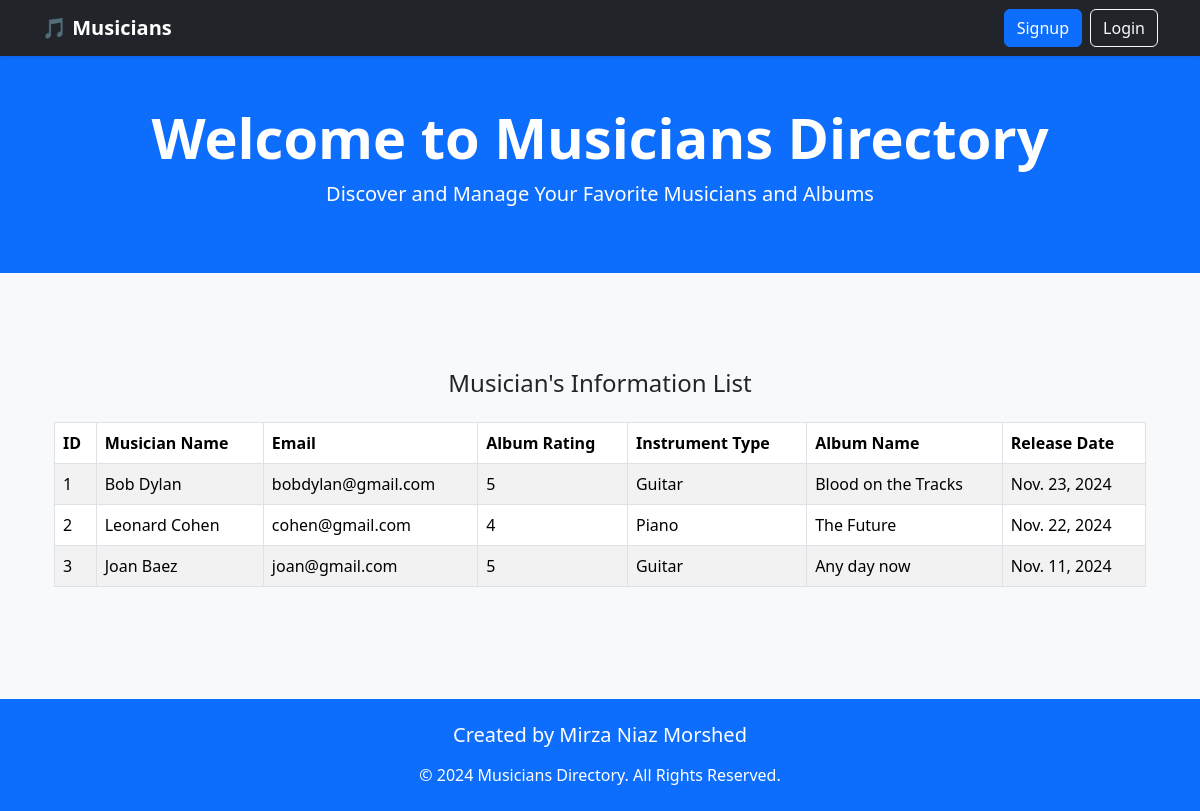
The page / on the database its author committed.
### album/models.py (models this page shows, shortened)
class Album(models.Model):
    album_name = models.CharField(max_length=50)
    musician = models.ForeignKey(Musician, on_delete=models.CASCADE, related_name='albums')
    release_date = models.DateField()
    rating = models.IntegerField(choices=[(1,1),(2,2),(3,3),(4,4),(5,5)])

### musician/models.py (models this page shows, shortened)
class Musician(models.Model):
    INSTRUMENT_CHOICES = [
        ('Guitar', 'Guitar'),
        ('Piano', 'Piano'),
        ('Drums', 'Drums'),
        ('Bass', 'Bass'),
        ('Violin', 'Violin'),
        ('Flute', 'Flute'),
    ]
    first_name  = models.CharField(max_length=50)
    last_name = models.CharField(max_length=50)
    email = models.EmailField()
    phone_no = models.CharField(max_length=12)
    instrument_type = models.CharField(max_length=50, choices=INSTRUMENT_CHOICES)

### musicians/views.py (the view)
# urls.py: path('', views.HomePageView.as_view(), name='homepage'),
class HomePageView(TemplateView):
    template_name = 'index.html'
    def get_context_data(self, **kwargs):
        context = super().get_context_data(**kwargs)
        context['albums'] = Album.objects.all()  # Retrieve all objects from MyModel
        return context

### templates/index.html (shortened to what this page needs)
{% extends "base.html" %}
{% block body %}
<section class="bg-light py-5">
    <div class="container">
        <h4 class="text-center mb-4">Musician's Information List</h4>
        <div class="table-responsive">
            <table class="table table-striped table-bordered table-hover">
                <thead class="thead-dark">
                    <tr>
                        <th scope="col">ID</th>
                        <th scope="col">Musician Name</th>
                        <th scope="col">Email</th>
                        <th scope="col">Album Rating</th>
                        <th scope="col">Instrument Type</th>
                        <th scope="col">Album Name</th>
                        <th scope="col">Release Date</th>
                    </tr>
                </thead>
                <tbody>
                    {% for album in albums %}
                    <tr>
                        <td>{{ forloop.counter }}</td>
                        <td>
                            {% if user.is_authenticated %}
                            <a href="{% url 'edit_musician' id=album.musician.id %}" class="text-decoration-none text-dark">
                                {{ album.musician.first_name }} {{ album.musician.last_name }}
                            </a>
                            {% else %}
                            {{ album.musician.first_name }} {{ album.musician.last_name }}
                            {% endif %}
                        </td>
                        <td>{{ album.musician.email }}</td>
                        <td>{{ album.rating }}</td>
                        <td>{{ album.musician.instrument_type }}</td>
                        <td>{{ album.album_name }}</td>
                        <td>{{ album.release_date }}</td>
                    </tr>
                    {% endfor %}
                </tbody>
            </table>
        </div>
    </div>
</section>
{% endblock %}

### templates/base.html (shortened to what this page needs)
<!DOCTYPE html>
<html lang="en">
<head>
    <link href="https://cdn.jsdelivr.net/npm/bootstrap@5.3.3/dist/css/bootstrap.min.css" rel="stylesheet">
</head>
<body class="bg-light">
    <nav class="navbar navbar-expand-lg navbar-dark bg-dark shadow-sm">
        <div class="container">
            <a class="navbar-brand fw-bold" href="{% url 'homepage' %}">🎵 Musicians</a>
            <div class="collapse navbar-collapse" id="navbarNav">
                <div class="d-flex">
                    {% if user.is_authenticated %}
                    <form method="POST" action="{% url 'logout' %}">
                        {% csrf_token %}
                        <button type="submit" class="btn btn-outline-light">Logout</button>
                    </form>
                    {% else %}
                    <a href="{% url 'signup' %}" class="btn btn-primary me-2">Signup</a>
                    <a href="{% url 'login' %}" class="btn btn-outline-light">Login</a>
                    {% endif %}
                </div>
            </div>
        </div>
    </nav>
    <header class="py-5 bg-primary text-white text-center">
        <div class="container">
            <h1 class="display-4 fw-bold">Welcome to Musicians Directory</h1>
            <p class="lead">Discover and Manage Your Favorite Musicians and Albums</p>
        </div>
    </header>
    <main class="container my-5">
        {% block body %}{% endblock %}
    </main>
    <footer class="bg-primary text-white py-4 mt-auto">
        <div class="container text-center">
            <h5 class="mb-3">Created by Mirza Niaz Morshed</h5>
            <p class="mb-0">&copy; 2024 Musicians Directory. All Rights Reserved.</p>
        </div>
    </footer>
</body>
</html>

### rows shown on the page
Album: musician.first_name "Bob", musician.last_name "Dylan", musician.email "bobdylan@gmail.com", rating "5", musician.instrument_type "Guitar", album_name "Blood on the Tracks", release_date "Nov. 23, 2024"
Album: musician.first_name "Leonard", musician.last_name "Cohen", musician.email "cohen@gmail.com", rating "4", musician.instrument_type "Piano", album_name "The Future", release_date "Nov. 22, 2024"
Album: musician.first_name "Joan", musician.last_name "Baez", musician.email "joan@gmail.com", rating "5", musician.instrument_type "Guitar", album_name "Any day now", release_date "Nov. 11, 2024"
